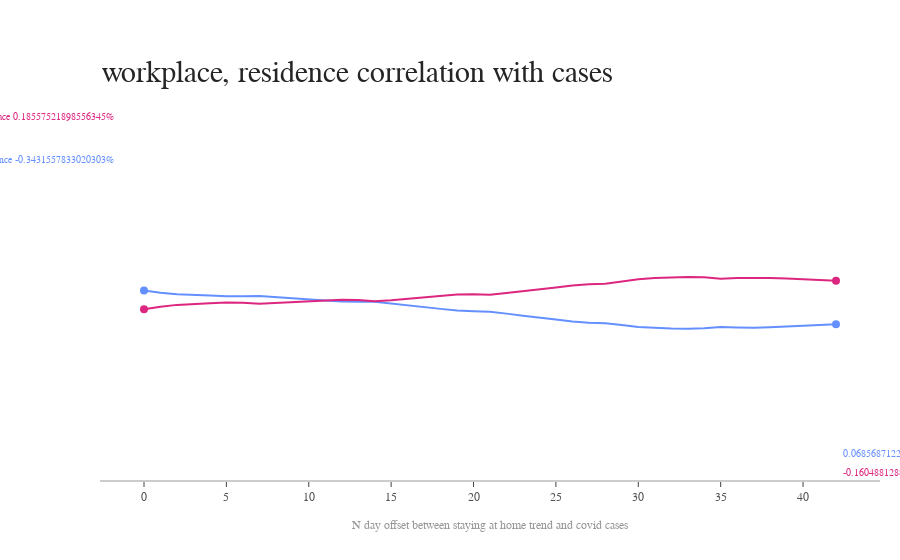

The cell this chart's notebook holds for it:
### Code cell
rc,fig = plotTrend(Source = recidence_vs_cases_corr_df,
              title = 'workplace, residence correlation with cases',
              isPercentage = True,
              dateColumnHeader = 'offset',
              labels = ['residence_to_cases_correlation','workplace_to_cases_correlation'],
              credits='N day offset between staying at home trend and covid cases')
if rc:
    fig.show()

### Figure 1 — Plotly figure (JSON) as saved in the notebook; plotly's stock layout.template omitted (floating-point values rounded to 4 significant figures)
{"data": [{"connectgaps": true, "line": {"color": "rgb(100,143,255)", "width": 2}, "mode": "lines", "name": "residence_to_cases_correlation", "type": "scatter", "x": [42, 41, 40, 39, 38, 37, 36, 35, 34, 33, 32, 31, 30, 29, 28, 27, 26, 25, 24, 23, 22, 21, 20, 19, 18, 17, 16, 15, 14, 13, 12, 11, 10, 9, 8, 7, 6, 5, 4, 3, 2, 1, 0], "y": [-0.3432, -0.356, -0.3659, -0.3735, -0.3823, -0.3882, -0.3838, -0.3792, -0.393, -0.4004, -0.3975, -0.3911, -0.3779, -0.3533, -0.3336, -0.3254, -0.3109, -0.2869, -0.2667, -0.2416, -0.2147, -0.192, -0.1856, -0.1777, -0.1568, -0.1367, -0.1124, -0.0911, -0.06945, -0.06898, -0.06762, -0.0541, -0.04015, -0.02667, -0.01274, 0.0004324, -0.002408, -0.00335, 0.007405, 0.01685, 0.02091, 0.0401, 0.06857]}, {"marker": {"color": "rgb(100,143,255)", "size": 8}, "mode": "markers", "type": "scatter", "x": [42, 0], "y": [-0.3432, 0.06857]}, {"connectgaps": true, "line": {"color": "rgb(220,38,127)", "width": 2}, "mode": "lines", "name": "workplace_to_cases_correlation", "type": "scatter", "x": [42, 41, 40, 39, 38, 37, 36, 35, 34, 33, 32, 31, 30, 29, 28, 27, 26, 25, 24, 23, 22, 21, 20, 19, 18, 17, 16, 15, 14, 13, 12, 11, 10, 9, 8, 7, 6, 5, 4, 3, 2, 1, 0], "y": [0.1856, 0.1978, 0.2072, 0.2138, 0.2206, 0.2249, 0.2213, 0.211, 0.228, 0.2319, 0.227, 0.2187, 0.2048, 0.1781, 0.1486, 0.1431, 0.1283, 0.103, 0.07847, 0.05681, 0.03567, 0.01623, 0.02231, 0.01772, -6.069e-05, -0.01582, -0.0387, -0.05263, -0.06237, -0.04927, -0.04688, -0.05739, -0.06832, -0.07869, -0.08666, -0.09321, -0.0813, -0.07795, -0.08907, -0.1002, -0.1081, -0.1302, -0.1605]}, {"marker": {"color": "rgb(220,38,127)", "size": 8}, "mode": "markers", "type": "scatter", "x": [42, 0], "y": [0.1856, -0.1605]}], "layout": {"annotations": [{"font": {"color": "rgb(100,143,255)", "family": "Arial", "size": 10}, "showarrow": false, "text": "residence -0.3431557833020303%", "x": 0.02, "xanchor": "right", "xref": "paper", "y": 1.657, "yanchor": "middle"}, {"font": {"color": "rgb(100,143,255)", "family": "Arial", "size": 10}, "showarrow": false, "text": "0.06856871228943064%", "x": 0.95, "xanchor": "left", "xref": "paper", "y": -1.931, "yanchor": "middle"}, {"font": {"color": "rgb(220,38,127)", "family": "Arial", "size": 10}, "showarrow": false, "text": "workplace 0.18557521898556345%", "x": 0.02, "xanchor": "right", "xref": "paper", "y": 2.186, "yanchor": "middle"}, {"font": {"color": "rgb(220,38,127)", "family": "Arial", "size": 10}, "showarrow": false, "text": "-0.16048812880326438%", "x": 0.95, "xanchor": "left", "xref": "paper", "y": -2.16, "yanchor": "middle"}, {"font": {"color": "rgb(37,37,37)", "family": "Arial", "size": 30}, "showarrow": false, "text": "workplace, residence correlation with cases", "x": 0, "xanchor": "left", "xref": "paper", "y": 1.05, "yanchor": "bottom", "yref": "paper"}, {"font": {"color": "rgb(150,150,150)", "family": "Arial", "size": 12}, "showarrow": false, "text": "N day offset between staying at home trend and covid cases", "x": 0.5, "xanchor": "center", "xref": "paper", "y": -0.1, "yanchor": "top", "yref": "paper"}], "autosize": false, "margin": {"autoexpand": false, "l": 100, "r": 20, "t": 110}, "plot_bgcolor": "white", "showlegend": false, "xaxis": {"linecolor": "rgb(204, 204, 204)", "linewidth": 2, "showgrid": false, "showline": true, "showticklabels": true, "tickfont": {"color": "rgb(82, 82, 82)", "family": "Arial", "size": 12}, "ticks": "outside"}, "yaxis": {"showgrid": false, "showline": false, "showticklabels": false, "zeroline": false}}}
